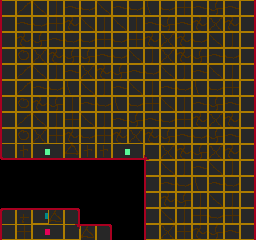

A level layout from a 2D game, rendered from its tile map. Below: a short description, then the map file with its tile-grid data intact:
An orthogonal 16x15 tile map with 16x16 px tiles, 1 tile layer (front), 1 hidden layer not drawn and 3 objects (Lift).

<map version="1.0" orientation="orthogonal" width="16" height="15" tilewidth="16" tileheight="16">
 <tileset firstgid="1" name="tiles1" tilewidth="16" tileheight="16">
  <image source="../tiles0.gif" trans="ff00ff" width="256" height="256" />
 </tileset>
 <layer name="back" width="16" height="15" visible="0">
  <data encoding="csv">
129,130,129,130,129,130,129,130,129,130,129,130,129,130,129,130,
145,146,145,146,145,146,145,146,145,146,145,146,145,146,145,146,
129,130,129,130,129,130,129,130,129,130,129,130,129,130,129,130,
145,146,145,146,145,146,145,146,145,146,145,146,145,146,145,146,
129,130,129,130,129,130,129,130,129,130,129,130,129,130,129,130,
145,146,145,146,145,146,145,146,145,146,145,146,145,146,145,146,
129,130,129,130,129,130,129,130,129,130,129,130,129,130,129,130,
145,146,145,146,145,146,145,146,145,146,145,146,145,146,145,146,
129,130,129,130,129,130,129,130,129,130,129,130,129,130,129,130,
145,146,145,146,145,146,145,146,145,146,145,146,145,146,145,146,
129,130,129,130,129,130,129,130,129,130,129,130,129,130,129,130,
145,146,145,146,145,146,145,146,145,146,145,146,145,146,145,146,
129,130,129,130,129,130,129,130,129,130,129,130,129,130,129,130,
145,146,145,146,145,146,145,146,145,146,145,146,145,146,145,146,
129,130,129,130,129,130,129,130,129,130,129,130,129,130,129,130
</data>
 </layer>
 <layer name="front" width="16" height="15">
  <data encoding="csv">
97,98,99,100,101,102,99,101,102,103,102,116,101,118,101,104,
113,101,102,116,117,99,100,99,100,101,118,101,117,115,117,120,
97,117,118,101,102,102,116,102,116,117,115,117,102,99,100,104,
113,114,115,117,118,118,101,102,99,100,115,117,118,101,102,104,
97,98,99,100,101,115,117,118,101,102,99,100,101,99,100,120,
113,98,101,102,103,99,100,101,99,100,101,102,103,102,116,104,
97,114,117,118,100,101,102,103,102,116,99,100,101,118,101,104,
97,98,99,100,116,99,100,101,118,101,102,116,117,115,117,120,
113,114,115,116,117,102,116,117,115,117,118,101,102,118,101,104,
17,20,5,6,23,20,20,5,6,149,115,117,118,115,117,120,
0,0,0,0,0,0,0,0,0,113,99,100,101,99,100,104,
0,0,0,0,0,0,0,0,0,97,101,102,103,101,102,104,
0,0,0,0,0,0,0,0,0,97,117,118,100,99,100,104,
33,36,55,39,40,0,0,0,0,97,99,100,116,102,116,120,
97,116,81,82,134,39,40,0,0,113,115,116,117,118,101,120
</data>
 </layer>
 <objectgroup name="lines" width="16" height="15" visible="0">
  <properties>
   <property name="map_tile" value="6" />
   <property name="type" value="[&quot;s&quot;,&quot;w&quot;]" />
  </properties>
  <object x="0" y="32">
   <polyline points="0,0 0,128 144,128 144,208" />
  </object>
  <object x="112" y="240">
   <polyline points="0,0 0,-16 -32,-16 -32,-32 -112,-32" />
  </object>
 </objectgroup>
 <objectgroup name="objects" width="16" height="15">
  <object name="Lift" gid="232" x="112" y="208" />
 </objectgroup>
</map>
